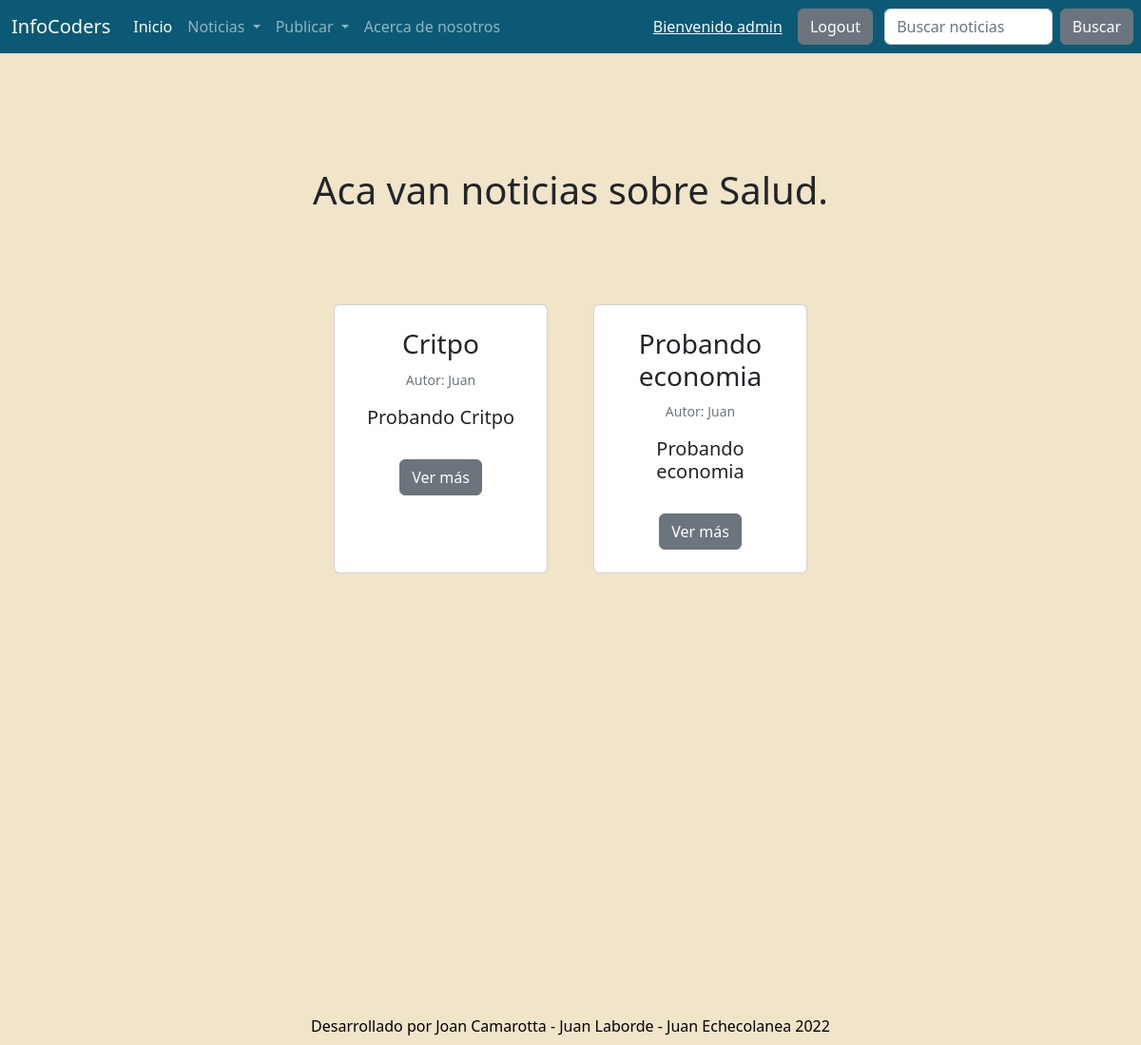
Page /Noticias/Salud/ (signed in) on the earlier database version.
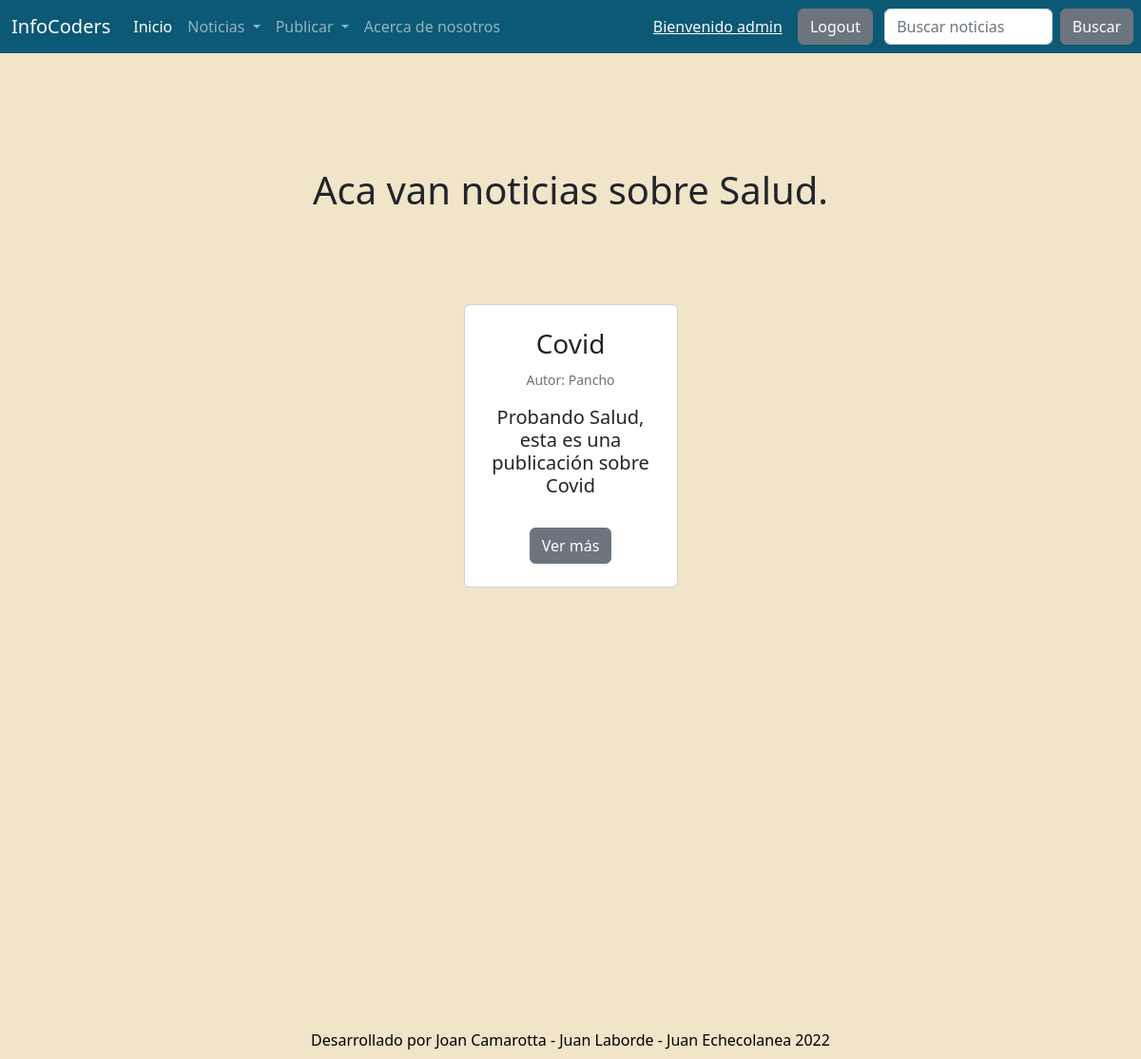
Same page on the later database version.
### blog/models.py (models this page shows)
class Health(models.Model):
    title = models.CharField(max_length=100)
    author = models.CharField(max_length=50)
    publish_date = models.DateField(default=now)
    text = models.TextField(blank=True)
    image = models.ImageField(upload_to='Healt_image', blank = True, null = True)
    class Meta:
        verbose_name = 'Salud'
        verbose_name_plural = 'Salud'

### blog/views.py (the view)
# urls.py: path('Salud/', post_health, name = 'post_heatlh'),
def post_health(request):
    post_health = Health.objects.all()
    context = {'post_health': post_health}
    return render(request, 'post_health.html', context=context)

### blog/templates/post_health.html (shortened to what this page needs)
{% extends 'base.html' %}
{% block content %}
<br><br><br>
<h1
class="fw-bopld text-center py-5">
Aca van noticias sobre Salud.
</h1>
<div class="container px-4 px-lg-5 mt-5">
  <div class="row gx-4 gx-lg-5 row-cols-2 row-cols-md-3 row-cols-xl-4 justify-content-center">
    {% for note in post_health %}
      <div class="col mb-5">
          <div class="card h-100">
              <div class="card-body p-4">
                  <div class="text-center">
                      <h3><class="fw-bolder">{{note.title}}<br></h3>
                      <p class="card-text"><small class="text-muted">Autor: {{note.author}}</small></p>
                      <h5>{{note.text}}</h5>
                      <br>
                      <a href="#" class="btn btn-secondary">Ver más</a>
                  </div>
              </div>
          </div>
        </div>
        {% endfor %}
      </div>
    </div>
    <br>
    <br>
    <br>
    <br>
    <br>
    <br>
    <br>
    <br>
    <br>
    <br>
    <br>
    <br>
    <br>
    <br>
    <br>
  {% endblock %}

Differences in the rows shown:
removed Health: title "Critpo", author "Juan", text "Probando Critpo"
removed Health: title "Probando economia", author "Juan", text "Probando economia"
added Health: title "Covid", author "Pancho", text "Probando Salud, esta es una publicación sobre Covid"
